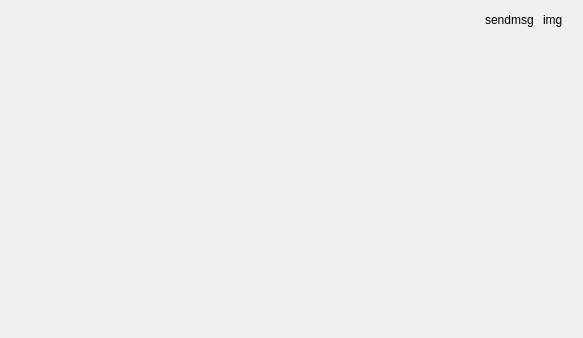
<?xml version="1.0" encoding="UTF-8"?>
<ui version="4.0">
 <class>SendBox</class>
 <widget class="QWidget" name="SendBox">
  <property name="geometry">
   <rect>
    <x>0</x>
    <y>0</y>
    <width>583</width>
    <height>338</height>
   </rect>
  </property>
  <property name="windowTitle">
   <string>Form</string>
  </property>
  <layout class="QHBoxLayout" name="horizontalLayout">
   <property name="spacing">
    <number>0</number>
   </property>
   <property name="leftMargin">
    <number>0</number>
   </property>
   <property name="topMargin">
    <number>0</number>
   </property>
   <property name="rightMargin">
    <number>0</number>
   </property>
   <property name="bottomMargin">
    <number>0</number>
   </property>
   <item>
    <spacer name="horizontalSpacer">
     <property name="orientation">
      <enum>Qt::Horizontal</enum>
     </property>
     <property name="sizeHint" stdset="0">
      <size>
       <width>374</width>
       <height>20</height>
      </size>
     </property>
    </spacer>
   </item>
   <item>
    <widget class="QWidget" name="widget" native="true">
     <layout class="QGridLayout" name="gridLayout">
      <property name="leftMargin">
       <number>0</number>
      </property>
      <property name="topMargin">
       <number>0</number>
      </property>
      <property name="rightMargin">
       <number>0</number>
      </property>
      <property name="bottomMargin">
       <number>0</number>
      </property>
      <property name="horizontalSpacing">
       <number>9</number>
      </property>
      <property name="verticalSpacing">
       <number>0</number>
      </property>
      <item row="2" column="1">
       <spacer name="verticalSpacer">
        <property name="orientation">
         <enum>Qt::Vertical</enum>
        </property>
        <property name="sizeHint" stdset="0">
         <size>
          <width>20</width>
          <height>4</height>
         </size>
        </property>
       </spacer>
      </item>
      <item row="0" column="1">
       <widget class="QLabel" name="imgLabel">
        <property name="minimumSize">
         <size>
          <width>40</width>
          <height>40</height>
         </size>
        </property>
        <property name="maximumSize">
         <size>
          <width>40</width>
          <height>40</height>
         </size>
        </property>
        <property name="styleSheet">
         <string notr="true"/>
        </property>
        <property name="text">
         <string>img</string>
        </property>
       </widget>
      </item>
      <item row="0" column="0">
       <widget class="QLabel" name="messageLabel">
        <property name="text">
         <string>sendmsg</string>
        </property>
       </widget>
      </item>
     </layout>
    </widget>
   </item>
  </layout>
 </widget>
 <resources/>
 <connections/>
</ui>
